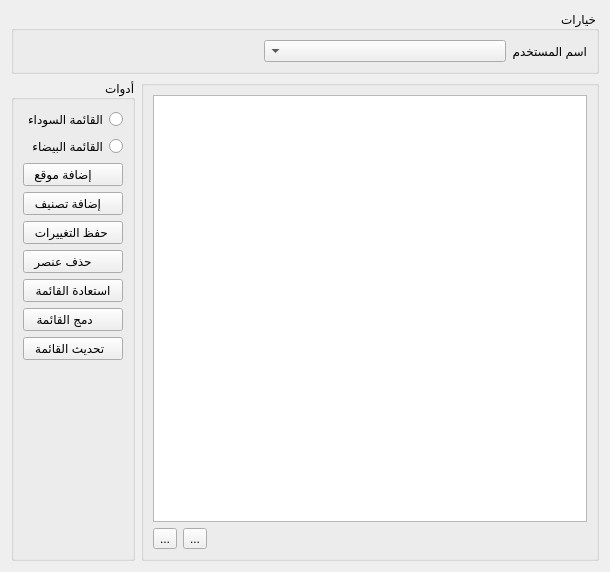
<?xml version="1.0" encoding="UTF-8"?>
<ui version="4.0">
 <class>WebsiteLockerWidget</class>
 <widget class="QWidget" name="WebsiteLockerWidget">
  <property name="geometry">
   <rect>
    <x>0</x>
    <y>0</y>
    <width>610</width>
    <height>572</height>
   </rect>
  </property>
  <property name="windowTitle">
   <string>Form</string>
  </property>
  <property name="layoutDirection">
   <enum>Qt::RightToLeft</enum>
  </property>
  <layout class="QGridLayout" name="gridLayout_4">
   <item row="0" column="0">
    <widget class="QGroupBox" name="groupBox">
     <property name="sizePolicy">
      <sizepolicy hsizetype="Preferred" vsizetype="Fixed">
       <horstretch>0</horstretch>
       <verstretch>0</verstretch>
      </sizepolicy>
     </property>
     <property name="title">
      <string>خيارات</string>
     </property>
     <property name="flat">
      <bool>true</bool>
     </property>
     <layout class="QGridLayout" name="gridLayout">
      <item row="0" column="0">
       <layout class="QHBoxLayout" name="horizontalLayout_2">
        <item>
         <widget class="QLabel" name="label_2">
          <property name="text">
           <string>اسم المستخدم</string>
          </property>
         </widget>
        </item>
        <item>
         <widget class="QComboBox" name="userNameComboBox">
          <property name="sizePolicy">
           <sizepolicy hsizetype="Expanding" vsizetype="Fixed">
            <horstretch>0</horstretch>
            <verstretch>0</verstretch>
           </sizepolicy>
          </property>
         </widget>
        </item>
        <item>
         <spacer name="horizontalSpacer">
          <property name="orientation">
           <enum>Qt::Horizontal</enum>
          </property>
          <property name="sizeHint" stdset="0">
           <size>
            <width>168</width>
            <height>20</height>
           </size>
          </property>
         </spacer>
        </item>
       </layout>
      </item>
     </layout>
    </widget>
   </item>
   <item row="1" column="0">
    <layout class="QHBoxLayout" name="horizontalLayout_3">
     <item>
      <widget class="QGroupBox" name="blockSiteGroupBox">
       <property name="title">
        <string/>
       </property>
       <property name="flat">
        <bool>true</bool>
       </property>
       <layout class="QGridLayout" name="gridLayout_3">
        <item row="1" column="0">
         <widget class="QTreeView" name="treeView"/>
        </item>
        <item row="2" column="0">
         <layout class="QHBoxLayout" name="horizontalLayout">
          <item>
           <spacer name="horizontalSpacer_2">
            <property name="orientation">
             <enum>Qt::Horizontal</enum>
            </property>
            <property name="sizeHint" stdset="0">
             <size>
              <width>168</width>
              <height>15</height>
             </size>
            </property>
           </spacer>
          </item>
          <item>
           <widget class="QToolButton" name="colapseButton">
            <property name="toolTip">
             <string>إخفاء كل المواقع</string>
            </property>
            <property name="text">
             <string>...</string>
            </property>
            <property name="icon">
             <iconset resource="CoEIAHajeb.qrc">
              <normaloff>:/images/colapse.png</normaloff>:/images/colapse.png</iconset>
            </property>
           </widget>
          </item>
          <item>
           <widget class="QToolButton" name="expandButton">
            <property name="toolTip">
             <string>إظهار كل المواقع</string>
            </property>
            <property name="text">
             <string>...</string>
            </property>
            <property name="icon">
             <iconset resource="CoEIAHajeb.qrc">
              <normaloff>:/images/expand.png</normaloff>:/images/expand.png</iconset>
            </property>
           </widget>
          </item>
         </layout>
        </item>
       </layout>
      </widget>
     </item>
     <item>
      <widget class="QGroupBox" name="groupBox_2">
       <property name="title">
        <string>أدوات</string>
       </property>
       <layout class="QGridLayout" name="gridLayout_2">
        <item row="2" column="0">
         <widget class="QPushButton" name="addWebsiteButton">
          <property name="toolTip">
           <string>إضافة موقع جديد</string>
          </property>
          <property name="layoutDirection">
           <enum>Qt::LeftToRight</enum>
          </property>
          <property name="text">
           <string>إضافة موقع      </string>
          </property>
          <property name="icon">
           <iconset resource="CoEIAHajeb.qrc">
            <normaloff>:/images/addWeb.png</normaloff>:/images/addWeb.png</iconset>
          </property>
         </widget>
        </item>
        <item row="3" column="0">
         <widget class="QPushButton" name="addCategoryButton">
          <property name="toolTip">
           <string>إضافة تصنيف جديد</string>
          </property>
          <property name="layoutDirection">
           <enum>Qt::LeftToRight</enum>
          </property>
          <property name="text">
           <string>إضافة تصنيف   </string>
          </property>
          <property name="icon">
           <iconset resource="CoEIAHajeb.qrc">
            <normaloff>:/images/addCat.png</normaloff>:/images/addCat.png</iconset>
          </property>
         </widget>
        </item>
        <item row="5" column="0">
         <widget class="QPushButton" name="deleteButton">
          <property name="toolTip">
           <string>حذف عنصر من القائمة</string>
          </property>
          <property name="layoutDirection">
           <enum>Qt::LeftToRight</enum>
          </property>
          <property name="text">
           <string>حذف عنصر      </string>
          </property>
          <property name="icon">
           <iconset resource="CoEIAHajeb.qrc">
            <normaloff>:/images/deleteItem.png</normaloff>:/images/deleteItem.png</iconset>
          </property>
         </widget>
        </item>
        <item row="6" column="0">
         <widget class="QPushButton" name="resetButton">
          <property name="toolTip">
           <string>تصفير القائمة واستعادة القائمة الإفتراضية</string>
          </property>
          <property name="layoutDirection">
           <enum>Qt::LeftToRight</enum>
          </property>
          <property name="text">
           <string>استعادة القائمة</string>
          </property>
          <property name="icon">
           <iconset resource="CoEIAHajeb.qrc">
            <normaloff>:/images/refresh.png</normaloff>:/images/refresh.png</iconset>
          </property>
         </widget>
        </item>
        <item row="7" column="0">
         <widget class="QPushButton" name="mergeButton">
          <property name="toolTip">
           <string>دمج القائمة الحالية مع القائمة الإفتراضية</string>
          </property>
          <property name="layoutDirection">
           <enum>Qt::LeftToRight</enum>
          </property>
          <property name="text">
           <string>دمج القائمة     </string>
          </property>
          <property name="icon">
           <iconset resource="CoEIAHajeb.qrc">
            <normaloff>:/images/merge.png</normaloff>:/images/merge.png</iconset>
          </property>
         </widget>
        </item>
        <item row="8" column="0">
         <widget class="QPushButton" name="updateButton">
          <property name="toolTip">
           <string>تحديث القائمة عبر الإنترنت</string>
          </property>
          <property name="layoutDirection">
           <enum>Qt::LeftToRight</enum>
          </property>
          <property name="text">
           <string>تحديث القائمة  </string>
          </property>
          <property name="icon">
           <iconset resource="CoEIAHajeb.qrc">
            <normaloff>:/images/update.png</normaloff>:/images/update.png</iconset>
          </property>
         </widget>
        </item>
        <item row="11" column="0">
         <spacer name="verticalSpacer">
          <property name="orientation">
           <enum>Qt::Vertical</enum>
          </property>
          <property name="sizeHint" stdset="0">
           <size>
            <width>96</width>
            <height>202</height>
           </size>
          </property>
         </spacer>
        </item>
        <item row="4" column="0">
         <widget class="QPushButton" name="saveButton">
          <property name="toolTip">
           <string>حفظ التغييرات</string>
          </property>
          <property name="layoutDirection">
           <enum>Qt::LeftToRight</enum>
          </property>
          <property name="text">
           <string>حفظ التغييرات </string>
          </property>
          <property name="icon">
           <iconset resource="CoEIAHajeb.qrc">
            <normaloff>:/images/save.png</normaloff>:/images/save.png</iconset>
          </property>
         </widget>
        </item>
        <item row="0" column="0">
         <widget class="QRadioButton" name="blackListRadioButton">
          <property name="text">
           <string>القائمة السوداء</string>
          </property>
         </widget>
        </item>
        <item row="1" column="0">
         <widget class="QRadioButton" name="whiteListRadioButton">
          <property name="text">
           <string>القائمة البيضاء</string>
          </property>
         </widget>
        </item>
       </layout>
      </widget>
     </item>
    </layout>
   </item>
  </layout>
 </widget>
 <resources>
  <include location="CoEIAHajeb.qrc"/>
 </resources>
 <connections/>
</ui>
